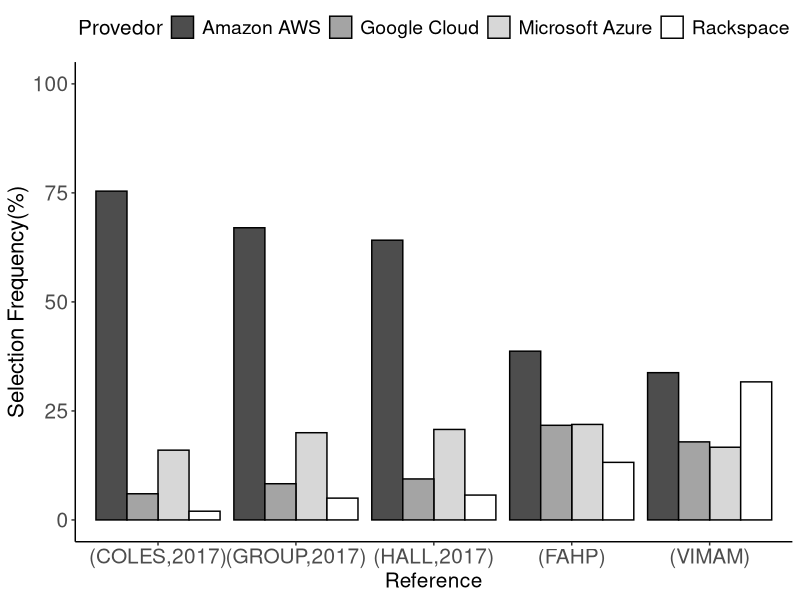
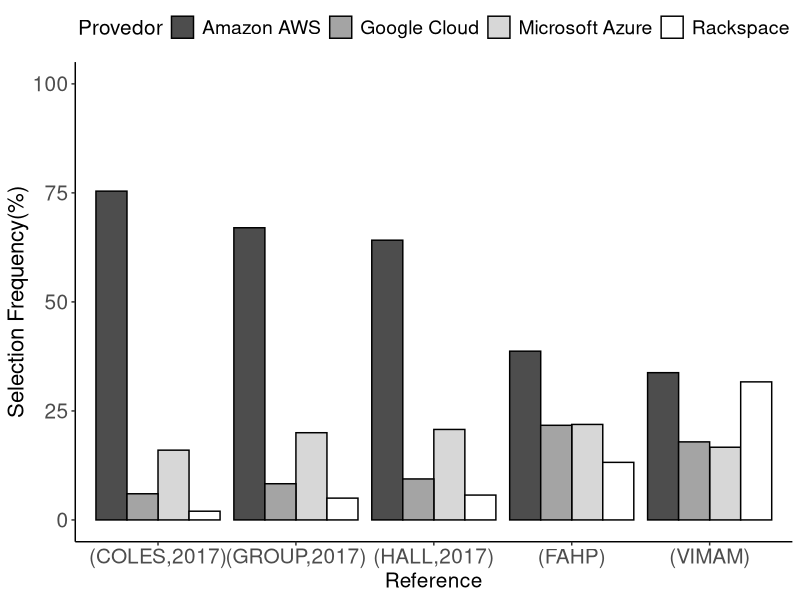

These figures' R source, in order:
library(ggplot2) # for creating ggplot
library(ggthemes)

df<- (read.table('dadosMarket.txt',header=TRUE,sep=';'))
df

p<- ggplot(data=df,aes(x=Referência,y=Valor,fill = Provedor)) +
    xlab('Reference') + 
    ylab('Selection Frequency(%)') +
    theme_classic()+
    geom_bar(stat="identity",color="black",position=position_dodge())+
    scale_fill_grey(start = .3, end = 1)+
    theme(
        legend.position="top",
        axis.text.x = element_text(
            angle = 0, 
            hjust = .5,
            size=15,
        ),
        axis.line = element_line(colour = "black"),
        axis.text.y = element_text(size=15),
        axis.title.x = element_text(size=15),
        axis.title.y = element_text(size=16),
        legend.text = element_text(size=14),
        legend.title = element_text(size=15)
    )+
    scale_x_discrete(labels=c(
        "(COLES,2017)",
        "(GROUP,2017)",
        "(HALL,2017)",
        "(FAHP)",
        "(VIMAM)"
        )
    )+
    ylim(0,100)+
    labs(fill='Provedor')

p

pdf("marketShare.pdf",width=10.3, height=4.7)
print(p)
dev.off()